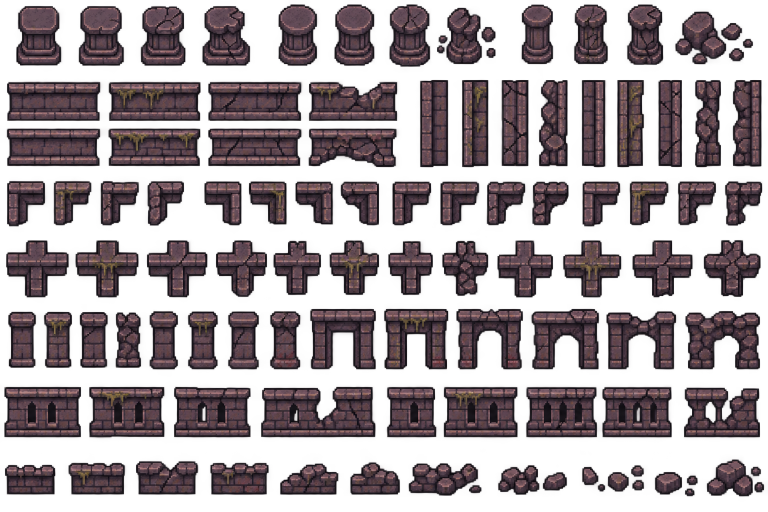
#> input picture assets/art/temple/walls/Dungeon Temple Wall Tile Atlas(1).png, 1536 x 1024 px, found by its file name (shown at 1/2 size)
$ python inspect-approved-wall-atlas.py
#> lines starting #> are read from the running program, lines starting #| are printed output that depends on the picture
#!/usr/bin/env python3
"""Non-mutating diagnostic of the approved owner-uploaded wall atlas."""
from PIL import Image
from collections import Counter
from pathlib import Path
p=Path('assets/art/temple/walls/Dungeon Temple Wall Tile Atlas(1).png')
im=Image.open(p).convert('RGBA')
#> im is the input picture: PIL image 1536x1024 RGBA; mean R, G, B, A 65.9, 50.3, 56.8, 120.5
w,h=im.size
#> w = 1536; h = 1024
print('APPROVED-WALL-ATLAS SIZE',w,h)
#| APPROVED-WALL-ATLAS SIZE 1536 1024
import base64, io
# Emit a compact indexed-colour thumbnail of the original atlas for inspection.
# This is encoded in job logs only and does not alter the approved source.
preview=im.resize((768,512),Image.Resampling.NEAREST).convert('RGB').quantize(colors=96)
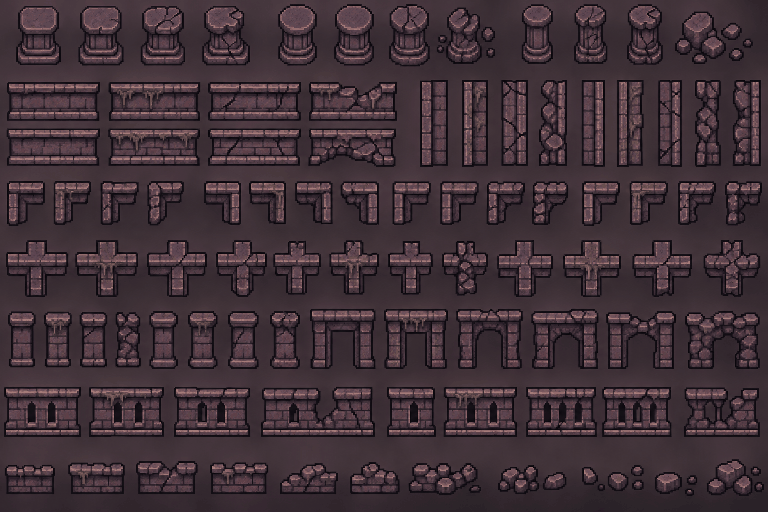
#> preview: PIL image 768x512 P; mean R, G, B 65.3, 49.6, 56.4
buf=io.BytesIO()
preview.save(buf,format='PNG',optimize=True)
print('ATLAS_PREVIEW_BASE64_BEGIN')
print(base64.b64encode(buf.getvalue()).decode())
print('ATLAS_PREVIEW_BASE64_END')
print('MODE',im.mode)
colors=Counter(im.getdata())
#> colors = 225847 items
print('TOP COLORS',colors.most_common(16))
print('ALPHA PIXELS',Counter(a for r,g,b,a in im.getdata()).most_common(12))
# Each cell shows dominant sampled color family of wall art/background.
# No edits to art, walls, or game behavior.
lookup=[((0,0,0),' '),((255,255,255),'W')]
def char(rgb):
 r,g,b,a=rgb
 if a < 80: return ' '
 v=(max(r,g,b)+min(r,g,b))//2
 if r>g*1.32 and r>b*1.32: return 'R'
 if g>r*1.35 and g>b*1.25: return 'G'
 if b>r*1.35 and b>g*1.25: return 'B'
 return ' .:-=+*#%@'[min(9,v*10//256)]
dw,dh=64,52
sm=im.resize((dw,dh),Image.Resampling.BOX)
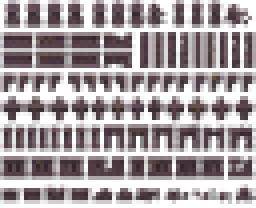
#> sm: PIL image 64x52 RGBA (shown 4 times larger); mean R, G, B, A 46.8, 34.8, 40.1, 120.5; transparent parts drawn white
print('64x52 SAMPLED ART MAP:')
for y in range(dh):
 print(str(y).zfill(2)+' '+''.join(char(sm.getpixel((x,y))) for x in range(dw)))
# Row and column activity of alpha and luminance against main corner pixel:
bg=im.getpixel((0,0))
#> bg = (67, 55, 59, 0)
def different(c):
 if c[3] < 100: return False
 return (sum(abs(c[i]-bg[i]) for i in range(3))>60) or (c[3]!=bg[3])
for axis in (0,1):
 n=w if axis==0 else h
 other=h if axis==0 else w
 scores=[]
 for v in range(n):
  count=0
  for z in range(0,other,max(1,other//64)):
   pt=(v,z) if axis==0 else (z,v)
   count+=different(im.getpixel(pt))
  scores.append(count)
 runs=[]
 active=False
 for idx,v in enumerate(scores+[0]):
  on=v>=4
  if on and not active: start=idx
  if active and not on and idx-start>=5: runs.append((start,idx-1,max(scores[start:idx])))
  active=on
 print('AXIS',axis,'activity-runs',runs[:120])
